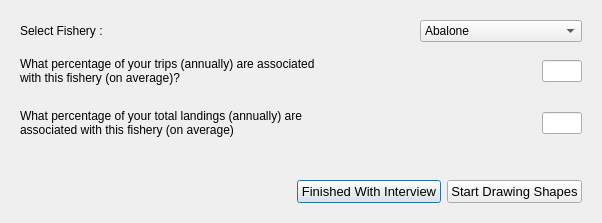
<ui version="4.0" >
 <author>Aaron Racicot</author>
 <class>SelectFishery</class>
 <widget class="QDialog" name="SelectFishery" >
  <property name="geometry" >
   <rect>
    <x>0</x>
    <y>0</y>
    <width>598</width>
    <height>223</height>
   </rect>
  </property>
  <property name="windowTitle" >
   <string>OpenOceanMap - Select Fishery</string>
  </property>
  <layout class="QVBoxLayout" >
   <item>
    <layout class="QHBoxLayout" >
     <item>
      <widget class="QWidget" native="1" name="widget" >
       <layout class="QHBoxLayout" >
        <property name="spacing" >
         <number>6</number>
        </property>
        <property name="leftMargin" >
         <number>9</number>
        </property>
        <property name="topMargin" >
         <number>9</number>
        </property>
        <property name="rightMargin" >
         <number>9</number>
        </property>
        <property name="bottomMargin" >
         <number>0</number>
        </property>
        <item>
         <widget class="QLabel" name="fishery_text" >
          <property name="minimumSize" >
           <size>
            <width>300</width>
            <height>0</height>
           </size>
          </property>
          <property name="maximumSize" >
           <size>
            <width>300</width>
            <height>16777215</height>
           </size>
          </property>
          <property name="text" >
           <string>Select Fishery :</string>
          </property>
         </widget>
        </item>
        <item>
         <spacer>
          <property name="orientation" >
           <enum>Qt::Horizontal</enum>
          </property>
          <property name="sizeHint" >
           <size>
            <width>40</width>
            <height>20</height>
           </size>
          </property>
         </spacer>
        </item>
        <item>
         <widget class="QComboBox" name="fishery_comboBox" >
          <item>
           <property name="text" >
            <string>Abalone</string>
           </property>
          </item>
          <item>
           <property name="text" >
            <string>Barracuda</string>
           </property>
          </item>
          <item>
           <property name="text" >
            <string>Bonita</string>
           </property>
          </item>
          <item>
           <property name="text" >
            <string>Calico Bass</string>
           </property>
          </item>
          <item>
           <property name="text" >
            <string>California Halibut</string>
           </property>
          </item>
          <item>
           <property name="text" >
            <string>Clams</string>
           </property>
          </item>
          <item>
           <property name="text" >
            <string>Croaker</string>
           </property>
          </item>
          <item>
           <property name="text" >
            <string>Dorado (Mahi Mahi)</string>
           </property>
          </item>
          <item>
           <property name="text" >
            <string>Jack Smelt</string>
           </property>
          </item>
          <item>
           <property name="text" >
            <string>Lobster</string>
           </property>
          </item>
          <item>
           <property name="text" >
            <string>Mackerel</string>
           </property>
          </item>
          <item>
           <property name="text" >
            <string>Mako Shark</string>
           </property>
          </item>
          <item>
           <property name="text" >
            <string>Marlin (Swordfish)</string>
           </property>
          </item>
          <item>
           <property name="text" >
            <string>Mussels</string>
           </property>
          </item>
          <item>
           <property name="text" >
            <string>Rays/Skates</string>
           </property>
          </item>
          <item>
           <property name="text" >
            <string>Rock Crab</string>
           </property>
          </item>
          <item>
           <property name="text" >
            <string>Rockfish/Lingcod</string>
           </property>
          </item>
          <item>
           <property name="text" >
            <string>Sand Crab</string>
           </property>
          </item>
          <item>
           <property name="text" >
            <string>Salmon</string>
           </property>
          </item>
          <item>
           <property name="text" >
            <string>Sand Bass</string>
           </property>
          </item>
          <item>
           <property name="text" >
            <string>Scallops</string>
           </property>
          </item>
          <item>
           <property name="text" >
            <string>Sharks (Other)</string>
           </property>
          </item>
          <item>
           <property name="text" >
            <string>Sheephead</string>
           </property>
          </item>
          <item>
           <property name="text" >
            <string>Squid</string>
           </property>
          </item>
          <item>
           <property name="text" >
            <string>Surfperch</string>
           </property>
          </item>
          <item>
           <property name="text" >
            <string>Thresher Shark</string>
           </property>
          </item>
          <item>
           <property name="text" >
            <string>Tuna</string>
           </property>
          </item>
          <item>
           <property name="text" >
            <string>White Sea Bass</string>
           </property>
          </item>
          <item>
           <property name="text" >
            <string>Yellowtail</string>
           </property>
          </item>
          <item>
           <property name="text" >
            <string>Urchin</string>
           </property>
          </item>
          <item>
           <property name="text" >
            <string>Other (Note the species)</string>
           </property>
          </item>
         </widget>
        </item>
       </layout>
      </widget>
     </item>
    </layout>
   </item>
   <item>
    <layout class="QHBoxLayout" >
     <item>
      <widget class="QWidget" native="1" name="widget_3" >
       <layout class="QHBoxLayout" >
        <item>
         <widget class="QLabel" name="label" >
          <property name="minimumSize" >
           <size>
            <width>300</width>
            <height>0</height>
           </size>
          </property>
          <property name="maximumSize" >
           <size>
            <width>300</width>
            <height>16777215</height>
           </size>
          </property>
          <property name="text" >
           <string>What percentage of your trips (annually) are associated with this fishery (on average)?</string>
          </property>
          <property name="wordWrap" >
           <bool>true</bool>
          </property>
         </widget>
        </item>
        <item>
         <spacer>
          <property name="orientation" >
           <enum>Qt::Horizontal</enum>
          </property>
          <property name="sizeHint" >
           <size>
            <width>40</width>
            <height>20</height>
           </size>
          </property>
         </spacer>
        </item>
        <item>
         <widget class="QLineEdit" name="perc_trip_fish_line" >
          <property name="minimumSize" >
           <size>
            <width>40</width>
            <height>0</height>
           </size>
          </property>
          <property name="maximumSize" >
           <size>
            <width>40</width>
            <height>16777215</height>
           </size>
          </property>
         </widget>
        </item>
       </layout>
      </widget>
     </item>
    </layout>
   </item>
   <item>
    <widget class="QWidget" native="1" name="widget_4" >
     <layout class="QHBoxLayout" >
      <item>
       <widget class="QLabel" name="label_2" >
        <property name="minimumSize" >
         <size>
          <width>300</width>
          <height>0</height>
         </size>
        </property>
        <property name="maximumSize" >
         <size>
          <width>300</width>
          <height>16777215</height>
         </size>
        </property>
        <property name="text" >
         <string>What percentage of your total landings (annually) are associated with this fishery (on average)</string>
        </property>
        <property name="wordWrap" >
         <bool>true</bool>
        </property>
       </widget>
      </item>
      <item>
       <spacer>
        <property name="orientation" >
         <enum>Qt::Horizontal</enum>
        </property>
        <property name="sizeHint" >
         <size>
          <width>40</width>
          <height>20</height>
         </size>
        </property>
       </spacer>
      </item>
      <item>
       <widget class="QLineEdit" name="perc_trip_land_line" >
        <property name="minimumSize" >
         <size>
          <width>40</width>
          <height>0</height>
         </size>
        </property>
        <property name="maximumSize" >
         <size>
          <width>40</width>
          <height>16777215</height>
         </size>
        </property>
       </widget>
      </item>
     </layout>
    </widget>
   </item>
   <item>
    <spacer>
     <property name="orientation" >
      <enum>Qt::Vertical</enum>
     </property>
     <property name="sizeHint" >
      <size>
       <width>580</width>
       <height>20</height>
      </size>
     </property>
    </spacer>
   </item>
   <item>
    <layout class="QHBoxLayout" >
     <item>
      <widget class="QWidget" native="1" name="widget_2" >
       <layout class="QHBoxLayout" >
        <property name="spacing" >
         <number>6</number>
        </property>
        <property name="leftMargin" >
         <number>9</number>
        </property>
        <property name="topMargin" >
         <number>9</number>
        </property>
        <property name="rightMargin" >
         <number>9</number>
        </property>
        <property name="bottomMargin" >
         <number>9</number>
        </property>
        <item>
         <spacer>
          <property name="orientation" >
           <enum>Qt::Horizontal</enum>
          </property>
          <property name="sizeHint" >
           <size>
            <width>40</width>
            <height>20</height>
           </size>
          </property>
         </spacer>
        </item>
        <item>
         <widget class="QPushButton" name="pbnFisheryFinished" >
          <property name="font" >
           <font>
            <pointsize>10</pointsize>
           </font>
          </property>
          <property name="text" >
           <string>Finished With Interview</string>
          </property>
         </widget>
        </item>
        <item>
         <widget class="QPushButton" name="pbnStartShapes" >
          <property name="font" >
           <font>
            <pointsize>10</pointsize>
           </font>
          </property>
          <property name="text" >
           <string>Start Drawing Shapes</string>
          </property>
         </widget>
        </item>
       </layout>
      </widget>
     </item>
    </layout>
   </item>
  </layout>
 </widget>
 <resources/>
 <connections/>
</ui>
